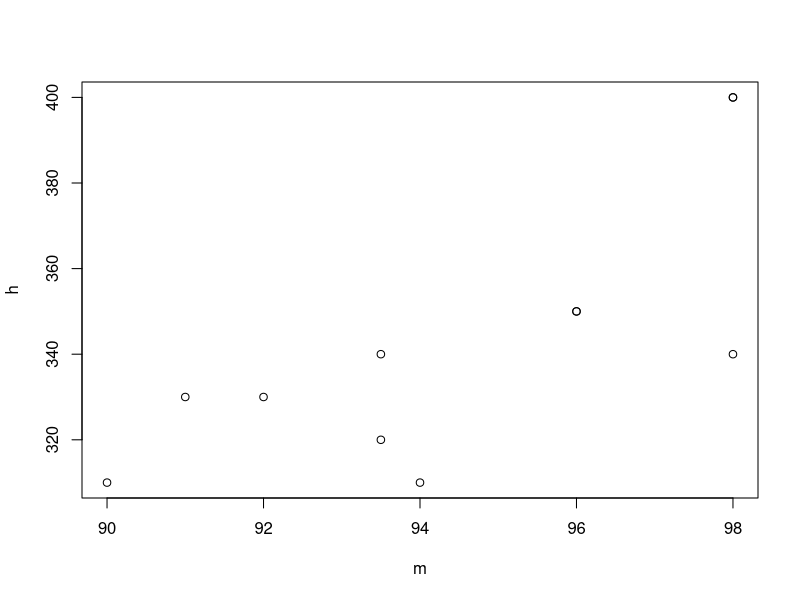

Source code (R):
m=c(98,98,98,93.5,93.5,96,90,94,96,92,91) 
h=c(400,340,400,340,320,350,310,310,350,330,330);
v=c(47.5,44.9,47.3,44.5,44.5,42.5,45.8,42.8,43.2,45.3,47.7) 

n = length(m)

reg =lm(m~v)
summary(reg)

yest = reg$coefficients[1]+reg$coefficients[2]*v
error = m-yest
SCE = sum(error^2)
gl = n-2
ECM = SCE/gl 
s = sqrt(ECM)
x_med = mean(m)
x_xmed = m-x_med
cuad=x_xmed^2
## 1. Calcule el ancho de una lancha cuando 
## la velocidad es de 30 millas por hora.

yest1 = reg$coefficients[1]+ reg$coefficients[2]*30


# 2. La bondad de ajuste del modelo generado en el literal
# 1. Haga un comentario sobre la bondad del ajuste.

# Multiple R-squared:  0.00108,

# Al obtener el summary de nuestra variable reg podemos decir que nuestra 
# bondad de ajuste es optima para poder medir los coeficientes de correlacion

# 3. Calcule un estimador insesgado de la varianza para el literal 1.

s_cuad = ECM

# 4. ¿Indica la prueba t que haya una relación significante entre potencia y 
# velocidad?. Use un nivel de significancia del 95% y el método del 
# valor crítico.

reg_4 = lm(h~v)

summary(reg_4)

## con summry sacamos los valores b_{1} =  7.676  y S_{b}_{1} =  4.972

s_b_1=4.972  
b_1=7.676 

t= b_1/s_b_1 # valor t
alfa = 0.05

# p-value: 0.157

# Dado a conocer mi p-value con nuestro comando summary()
# nos damos cuenta que nuestro 0.157 es mayor que 0.05
# deducimos que nuestra hipotecis es nula por ende aceptamos

# 5. Para el literal anterior, determine el intervalo de confianza 
# del coeficiente de regresión que representa a la pendiente, del 
# modelo de regresión lineal simple.



# 6. Pruebe si la relación entre ancho de la lancha y velocidad 
# es significante usando la prueba F, con un nivel de significancia 
# del 99%. Use el método del p-value (indique el valor). ¿Cuál es la conclusión?

reg_6 = lm(v~m)

summary(reg_6)


# concluimos que no hay significancia por que nuestro p-value 
# es mayor que nuestro alfa por ende aceptamos la hipotesis nula

# 7. Para el literal anterior, indique el error estándar de estimación 
# del coeficiente de regresión que representa al corte con el eje y, del
# modelo de regresión lineal simple.


# Residual standard error: 1.951 on 9

# 8. La revista Water Ski, estimó que el costo (en USD) de cada modelo se 
# puede determinar por la función: LaTeX: c\left(x\right)=3x^3+1c ( x ) = 3 x 3 + 1,  
# donde la variable independiente representa la velocidad. Determine cuál
# es el costo de todos los sky para todos los fabricantes.

costo= 3*((v)^3)+1
reg_9=lm(m~h+costo);
summary(reg_9);
yest_9 = reg_9$coefficients[1] + reg_9$coefficients[2]*h + reg_9$coefficients[3]*costo
# 9. Calcule, el ancho de una lancha cuando la potencia 
# es de 400 HP y el costo es de 200 000 USD.

yest_9 = reg_9$coefficients[1] + reg_9$coefficients[2]*400 + reg_9$coefficients[3]*200000


# 10. Cuál es la bondad de ajuste del modelo generado en el literal 9. y 
# haga un comentario sobre la bondad del ajuste.

# Multiple R-squared:  0.7657,

# Podemos decir que la  bondad de ajuste es optima
# para  ser medida por el coeficiente de determinacion

# 11. Para el literal anterior, se cumple que las perturbaciones 
# siguen una distribución normal. Justifique su respuesta, gráficamente. 

plot(m,h)
# Hay una perturbacion ya que existe un valor
# influyente que se encuentra fuera del rango 

# 12. Indique la ecuación de regresión que permite predecir la potencia 
# en función del ancho y velocidad.

reg_12=lm(h~m+v);


yest_12 = reg_12$coefficients[1] 
+ reg_12$coefficients[2]*m 
+ reg_12$coefficients[3]*v

# 13. Para el literal anterior, basados en el criterio del residual
# estandarizado? Existe algún outlier?

rs = rstandard(reg_12)
  
# hay un outlier en la posicion 2 que sobre pasa el umbral de 2 y -2

# 14. Indique los residuales eliminados estudentizados, del literal 12. 
# Empleando como nivel de significancia 0.05, ¿puede clasificarse 
# cualquiera de estas observaciones como observación atípica? Explique.


# los residuales eliminados son en le manga= 91 , 
# EN HP =330 Y velocidad=47.7 este valor era influyente 
# se encontraba fuera del rango

# 15. Cuáles son los valores de influencia, del literal 12. 
# ¿Parece haber alguna observación influyente en estos datos? Explique.

hi =influence(reg_12)$hat

# 16. Calcule la distancia de Cook para la regresión del literal 12.
# Qué conclusión se obtiene?

cook = cooks.distance(reg_12) 
